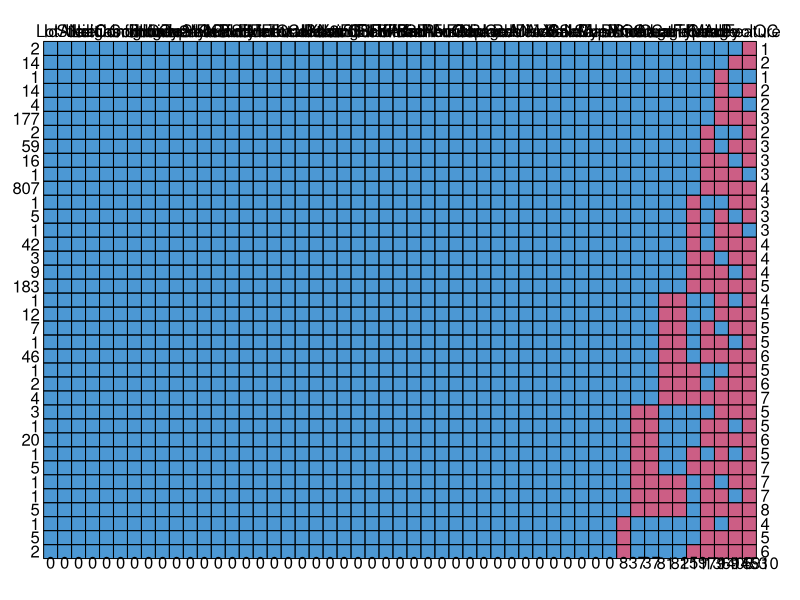
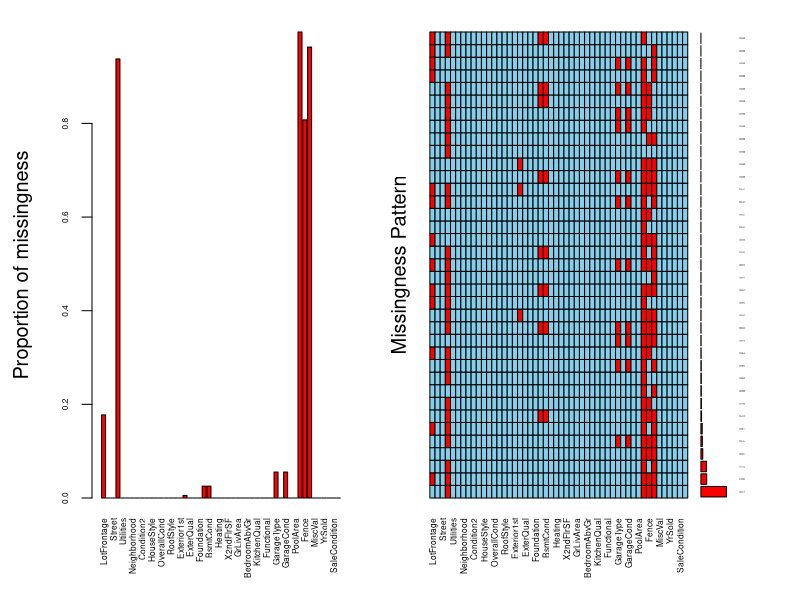

These figures' R source, in order: (Note: this script raises an error after producing the figures.)
#Install Packages
#install.packages("corrplot") #v0.92 (under R version 4.2.2)
#install.packages("tidyverse")
#install.packages("dplyr")
#install.packages("VIM")
#install.packages("magrittr")

library("magrittr")
library("VIM")
library("dplyr")
library("tidyverse")
library("corrplot")

#############################################################################
### Q1 Statistical & Visual DEscriptive Aanalysis
#############################################################################
# Load the dataset
data <- read.csv("house_data.csv")
attach(data)
# Viewing the first few rows of the dataset
head(data)
# Viewing the names of the variables
names(data)
#An overview of the dataset's structure
dim(data) 
str(data)
#Numerical summaries of the variables in the dataset
summary(data)


# Identifying and displaying numerical variables
num_var <- sapply(data, function(x) is.numeric(x))
dim(data[, num_var])
names(data[, num_var])

#checking for missing variables 
is.na(data)

install.packages("mice")
library(mice)
md.pattern(data) #We can see that only 10 variables have missing values(they have red boxes)
#No. of missing values in the data frame
sum(is.na(data))
#No. of missing values in each column of the data frame
missing_var<-sapply(data, function(x) sum(is.na(x)))
#Counting variables with missing values 
missing_counts <- colSums(is.na(data))
#Display names of variables with missing values 
missing_var_names <- names(missing_counts[missing_counts > 0])
missing_var_names


#GRadphical Description of Missing Data
#build function that counts missing values
count_nas <- function(data){
  
  variable_name_column <- c()
  number_missing_column <- c()
  
  for (i in 2:ncol(data)){
    variable_name <- colnames(data[i])
    number_missing <- sum(is.na(data[i]))
    variable_name_column <- c(variable_name_column,variable_name)
    number_missing_column <- c(number_missing_column,number_missing)
  }
  
  missing_table <- data.frame(variable_name_column,number_missing_column)
  missing_table <- missing_table %>% mutate(percentage=round(number_missing_column*100/nrow(data),2)) %>% arrange(desc(percentage))
  missing_table
}

#chart for missing values
aggr(data[-1], prop = T, numbers = T, cex.axis=.5, cex.numbers = 0.1,
     ylab=c("Proportion of missingness","Missingness Pattern"),
     labels=names(data[-1]))


###########################################
# Create a histogram of a variable using ggplot2
library(ggplot2)
ggplot(data, aes(x = variable)) + geom_histogram()

# Create a boxplot of a variable by group using ggplot2
ggplot(data, aes(x = group, y = variable)) + geom_boxplot()

# Add initial comments about the dataset
# For example, you may comment on the distribution of the variables, any outliers or missing values, and any interesting patterns or relationships that you observe.


#Correlation with SalePrice
numericVars <- which(sapply(data, is.numeric)) #index vector numeric variables
numericVarNames <- names(numericVars) #saving names vector for use later on
cat('There are', length(numericVars), 'numeric variables')
all_numVar <- data[, numericVars]
cor_numVar <- cor(all_numVar, use="pairwise.complete.obs") #correlations of all numeric variables


#sort on decreasing correlations with SalePrice
cor_sorted <- as.matrix(sort(cor_numVar[,'SalePrice'], decreasing = TRUE))
#select only high corelations
CorHigh <- names(which(apply(cor_sorted, 1, function(x) abs(x)>0.5)))
cor_numVar <- cor_numVar[CorHigh, CorHigh]

corrplot.mixed(cor_numVar, tl.col="black", tl.pos = "lt")


#IMPUTATE DATA
#mpute missing data - In this case, the random forest mice function is used. Random seed set to 5
imputed_data <- mice(data, m=5, method = "rf")
compplete_imputed_data <- complete(imputed_data,3) # use 3rd cycle complete imputed dataset
summary(complete(compplete_imputed_data)) ##Summary for Descriptive Statistical Analysis
stripplot(imputed_data, pch = 20, cex = 1.2) #illustrate imputed data

# Check for any NA after imputation?
sapply(imputed_data, function(x) sum(is.na(x))) 
compplete_imputed_data$imp #Checking on the imputed values to diagnose any issues

#############################################################################
###  QUESTION 2: Logistic Regression to Classifiy Overall House Condition
#############################################################################
#Group houses based on Overall condition
unique(data$OverallCond)

data$HouseCondition <- with(data, ifelse(OverallCond >6, "High",
                                         ifelse(OverallCond >3, "Midium", "Low")))
df <- data %>%
  select("OverallCond", "HouseCondition")

df
  

#############################################################################
###  QUESTION 3: Predicting House Prices
#############################################################################





#############################################################################
###  QUESTION 4: Research Question in Relation to House Data
#############################################################################
